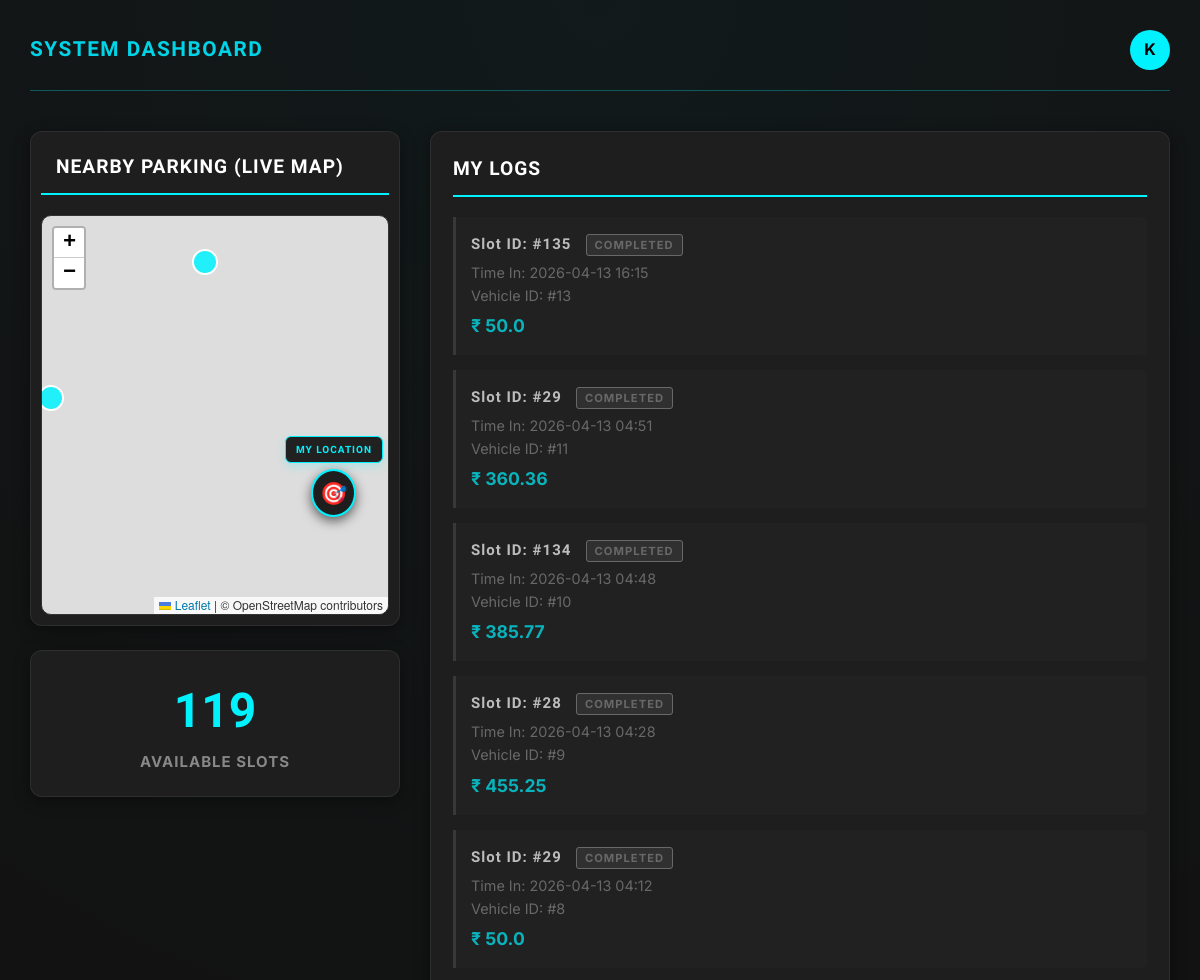
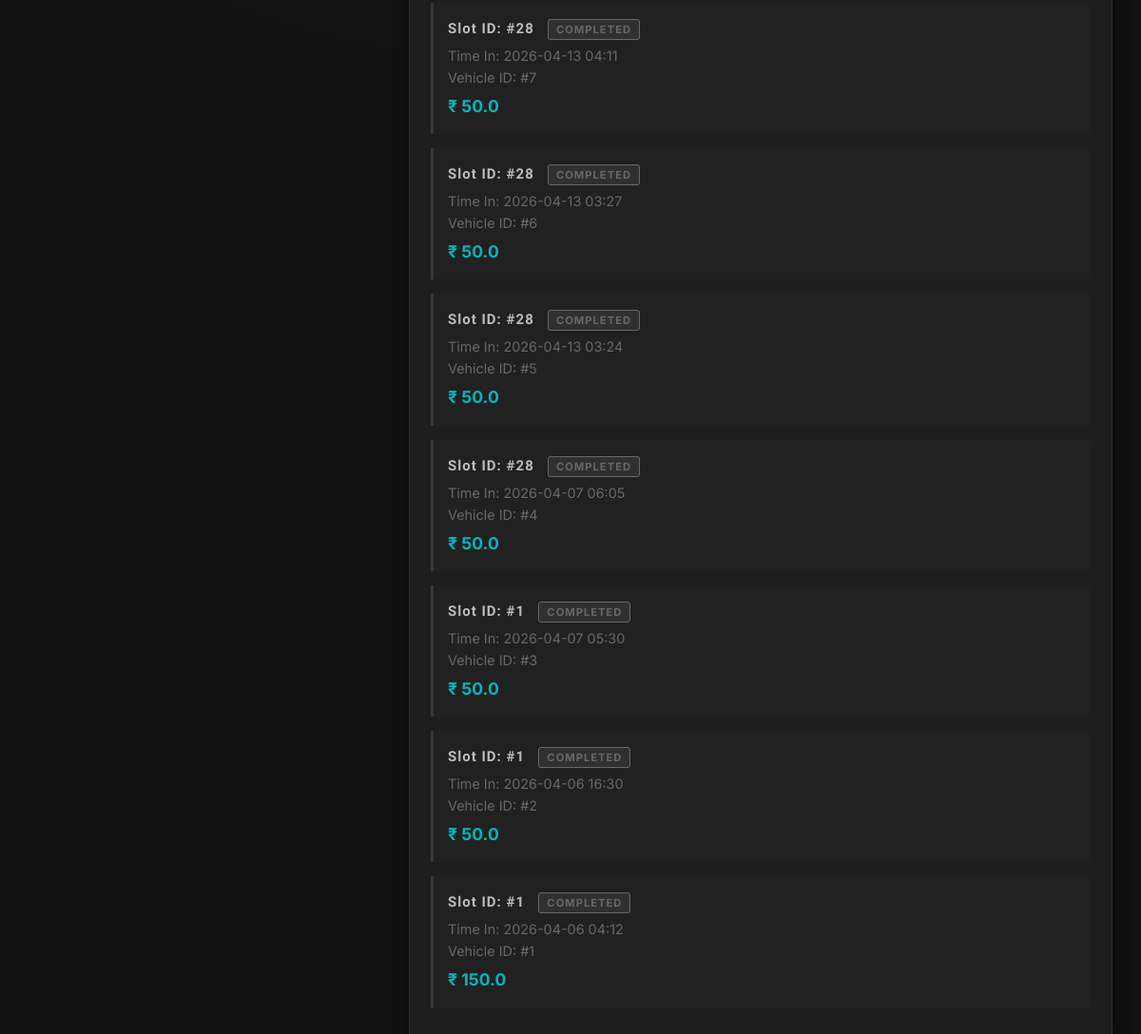
The page /dashboard (signed in) on the database its author committed (2 pictures, top to bottom).
### app.py (models this page shows)
class Booking(db.Model):
    id = db.Column(db.Integer, primary_key=True)  # type: ignore
    user_id = db.Column(db.Integer)
    slot_id = db.Column(db.Integer)
    vehicle_id = db.Column(db.Integer)
    service_type = db.Column(db.String(20), default='self')
    payment_mode = db.Column(db.String(20), default='online')
    start_time = db.Column(db.DateTime, default=datetime.utcnow)
    end_time = db.Column(db.DateTime)
    status = db.Column(db.String(20), default='active')
    total_price = db.Column(db.Float, default=0)
    razorpay_order_id = db.Column(db.String(100), nullable=True)
    razorpay_payment_id = db.Column(db.String(100), nullable=True)
    razorpay_signature = db.Column(db.String(200), nullable=True)
    offline_request_time = db.Column(db.DateTime, nullable=True)

### app.py (the view)
@app.route('/dashboard')
def dashboard():
    if not session.get('user_id') or session.get('role') not in ['user', 'admin']:
        return redirect('/')
    all_bookings = Booking.query.filter_by(user_id=session['user_id']).all()
    now = datetime.utcnow()
    dirty = False
    for b in all_bookings:
        if b.status == 'offline_pending':
            if b.offline_request_time:
                elapsed = (now - b.offline_request_time).total_seconds()
                if elapsed >= 180:
                    b.status = 'active'
                    b.total_price = 0
                    b.offline_request_time = None
                    dirty = True
        elif b.status == 'pending':
            if b.start_time:
                elapsed = (now - b.start_time).total_seconds()
                if elapsed >= 1800: # 30 mins
                    slot = ParkingSlot.query.get(b.slot_id)
                    if slot:
                        slot.is_occupied = False
                    vehicle = Vehicle.query.get(b.vehicle_id)
                    if vehicle:
                        db.session.delete(vehicle)
                    db.session.delete(b)
                    dirty = True
    if dirty:
        db.session.commit()
    bookings = Booking.query.filter_by(user_id=session['user_id']).all()
    slots = ParkingSlot.query.filter_by(is_active=True).all()
    available = sum(1 for s in slots if not s.is_occupied)
    for b in bookings:
        if b.status == 'pending' and b.start_time:
            elapsed = (now - b.start_time).total_seconds()
            b.remaining_pending_seconds = max(0, int(1800 - elapsed))
        elif b.status == 'offline_pending':
            if b.offline_request_time:
                elapsed = (now - b.offline_request_time).total_seconds()
                b.remaining_offline_seconds = max(0, int(180 - elapsed))
            else:
                b.remaining_offline_seconds = 180
    return render_template('dashboard.html',
                           bookings=bookings,
                           available_count=available,
                           slots=slots)

### templates/dashboard.html (shortened to what this page needs)
<!DOCTYPE html>
<html lang="en">
<head>
    <link rel="stylesheet" href="{{ url_for('static', filename='css/style.css') }}">
    <link rel="stylesheet" href="https://unpkg.com/leaflet@1.9.4/dist/leaflet.css" />
</head>
<body>
    <header>
        <h1>SYSTEM DASHBOARD</h1>
        <div class="header-links">
            <div class="profile-dropdown">
                <div class="profile-circle" onclick="toggleDropdown()">
                    {{ session.get('name', 'U')[0] | upper }}
                </div>
            </div>
        </div>
    </header>
    <div class="grid">
        <div>
            <div class="panel" style="padding: 10px;">
                <h2 style="padding-left: 15px; padding-top: 10px;">NEARBY PARKING (LIVE MAP)</h2>
                <div id="map"></div>
            </div>
            <div class="panel stat-box">
                <div class="stat">{{ available_count }}</div>
                <div style="color: var(--text-muted); font-weight: bold; letter-spacing: 1px;">AVAILABLE SLOTS</div>
            </div>
        </div>
        <div class="panel">
            <h2>MY LOGS</h2>
            {% if bookings %}
            {% for booking in bookings|reverse %}
            <div class="booking-item {{ booking.status }}">
                <div class="booking-info">
                    <b>Slot ID: #{{ booking.slot_id }}</b>
                    <span class="status-badge {{ booking.status }}">{{ booking.status }}</span>
                    <small>
                        {% if booking.status == 'pending' %}
                        Awaiting Arrival Confirmation <br>
                        {% else %}
                        Time In: {{ booking.start_time.strftime('%Y-%m-%d %H:%M') if booking.start_time else 'N/A' }}
                        <br>
                        {% endif %}
                        Vehicle ID: #{{ booking.vehicle_id }}
                    </small>
                    {% if booking.status == 'completed' %}
                    <span class="price">₹ {{ booking.total_price }}</span>
                    {% endif %}
                </div>
            </div>
            {% endfor %}
            {% else %}
            <div style="color: var(--text-muted); text-align: center; padding: 20px;">
                No booking records found in the system.
            </div>
            {% endif %}
        </div>
    </div>
</body>
</html>

### static/css/style.css (style rules this page uses)
:root { --bg: #0a0a0a; --surface: #1e1e1e; --surface-2: #242424; --surface-3: #2a2a2a; --panel-bg: #1e1e1e; --primary: #00d4e8; --primary-dark: #009db0; --accent: #ff2d6b; --text-main: #ffffff; --text-muted: #a0a0a0; --text-dim: #555555; --border: #333333; --border-focus: #00d4e8; --radius: 12px; --radius-sm: 8px; --shadow: 0 4px 6px rgba(0, 0, 0, 0.3); --shadow-md: 0 8px 16px rgba(0, 0, 0, 0.4); }
*, *::before, *::after { box-sizing: border-box; margin: 0; padding: 0; }
html { scroll-behavior: smooth; }
body { background-color: var(--bg); color: var(--text-main); font-family: 'Inter', system-ui, -apple-system, sans-serif; font-size: 15px; line-height: 1.6; -webkit-font-smoothing: antialiased; -moz-osx-font-smoothing: grayscale; overflow-x: hidden; }
.panel { background: var(--surface); padding: 22px; border-radius: var(--radius); border: 1px solid var(--border); box-shadow: var(--shadow); margin-bottom: 24px; }
.status-badge { font-size: 0.7rem; padding: 3px 8px; border-radius: 4px; margin-left: 8px; text-transform: uppercase; font-weight: 700; letter-spacing: 0.8px; }
.status-badge.completed { background: rgba(255, 255, 255, 0.06); color: var(--text-muted); border: 1px solid var(--text-dim); }
#map, #partner-map { width: 100%; height: clamp(280px, 50vh, 420px); border-radius: var(--radius); z-index: 0; touch-action: pan-x pan-y; border: 1px solid var(--border); }
.profile-dropdown { position: relative; display: inline-block; z-index: 100; }
.profile-circle { width: 40px; height: 40px; border-radius: 50%; background: var(--primary); color: #000; display: flex; justify-content: center; align-items: center; font-weight: 700; font-family: 'Inter', sans-serif; font-size: 1rem; cursor: pointer; transition: background 0.2s, transform 0.18s; user-select: none; }
.booking-item { background: var(--surface-2); padding: 15px; margin-bottom: 12px; border-left: 3px solid var(--border); display: flex; justify-content: space-between; align-items: center; border-radius: 0 var(--radius-sm) var(--radius-sm) 0; transition: background 0.18s; }
.booking-item.completed { opacity: 0.65; }
.booking-info b { font-family: 'Inter', sans-serif; font-weight: 600; color: var(--text-main); }
.booking-info small { display: block; color: var(--text-muted); margin-top: 4px; font-size: 0.85rem; }
.price { color: var(--primary); font-weight: 700; font-size: 1.05rem; margin-top: 4px; display: inline-block; }

### rows shown on the page
Booking: slot_id "135", status "COMPLETED", start_time "2026-04-13 16:15", vehicle_id "13", total_price "50.0"
Booking: slot_id "29", status "COMPLETED", start_time "2026-04-13 04:51", vehicle_id "11", total_price "360.36"
Booking: slot_id "134", status "COMPLETED", start_time "2026-04-13 04:48", vehicle_id "10", total_price "385.77"
Booking: slot_id "28", status "COMPLETED", start_time "2026-04-13 04:28", vehicle_id "9", total_price "455.25"
Booking: slot_id "29", status "COMPLETED", start_time "2026-04-13 04:12", vehicle_id "8", total_price "50.0"
Booking: slot_id "28", status "COMPLETED", start_time "2026-04-13 04:11", vehicle_id "7", total_price "50.0"
Booking: slot_id "28", status "COMPLETED", start_time "2026-04-13 03:27", vehicle_id "6", total_price "50.0"
Booking: slot_id "28", status "COMPLETED", start_time "2026-04-13 03:24", vehicle_id "5", total_price "50.0"
Booking: slot_id "28", status "COMPLETED", start_time "2026-04-07 06:05", vehicle_id "4", total_price "50.0"
Booking: slot_id "1", status "COMPLETED", start_time "2026-04-07 05:30", vehicle_id "3", total_price "50.0"
Booking: slot_id "1", status "COMPLETED", start_time "2026-04-06 16:30", vehicle_id "2", total_price "50.0"
Booking: slot_id "1", status "COMPLETED", start_time "2026-04-06 04:12", vehicle_id "1", total_price "150.0"

### other values the page prints
{{ session.get('name', 'U')[0] | upper }} "K"
{{ available_count }} "119"
